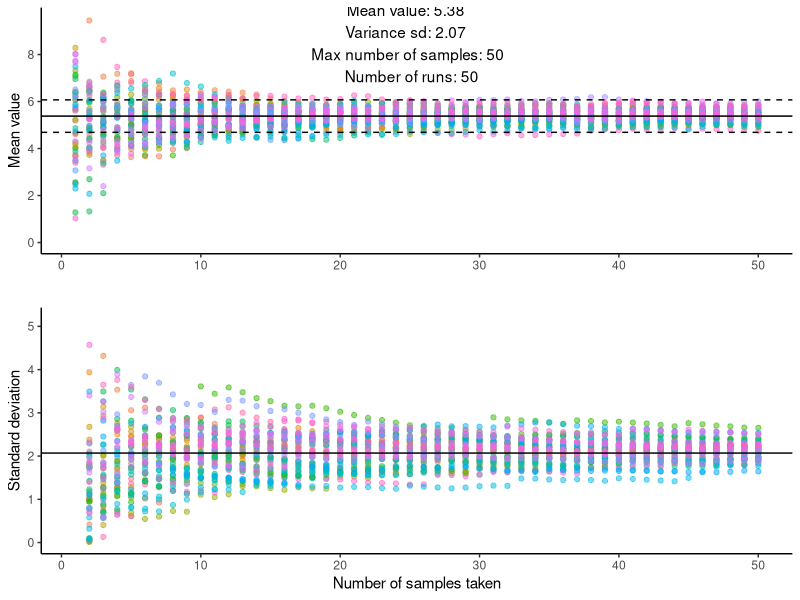

R code for this plot:
library(tidyverse) # run install.packages('tidyverse') in the console if you don't have it installed
library(TTR)  #run install.packages('TTR') in the console if you don't have it installed
library(gridExtra)


# Imput settings ----------------------------------------------------------


Mean_average  <-5.38     #The average used in the model
Variance_sd <-2.07       #The sd used in the model
Number_of_samples <- 50  #The maximum number of samples
Number_of_runs <- 50    #Number of times to run the model
Number_of_samples_acctually_taken  <- NaN #The number of samples actually taken, adds a vertical line for them in the graph, remove it by setting it to NaN




# Defining dataframes -----------------------------------------------------


Raw_dataframe <- data.frame(matrix(0, ncol = Number_of_runs, nrow = Number_of_samples))  #Create a dataframe for the simulated data
Sliding_mean <-data.frame(matrix(0, ncol = Number_of_runs, nrow = Number_of_samples)) #Create a dataframe for the sliding average
Sliding_sd <-data.frame(matrix(0, ncol = Number_of_runs, nrow = Number_of_samples)) #Creating a dataframe for the slding sd, right now im not using the sd 



# Create mock data --------------------------------------------------------


for (i in 1:Number_of_samples) {
  
  
  Raw_dataframe[i,]<- rnorm(Number_of_runs, mean=Mean_average, sd=Variance_sd)  #Create the simulated data 100 tines for the length of the empty dataframe
  
  }




# Calculated sliding average ----------------------------------------------



for (i in 1:Number_of_runs) { 
  
  Sliding_mean[,i]  <- runMean(Raw_dataframe[,i], n=1, cumulative = TRUE) #Create the sliding mean, cumulative adds the new number each time, n determines when the firs value should be 
  Sliding_sd[,i] <- runSD(Raw_dataframe[,i], n=1, cumulative = TRUE) #same but for sd
  
}




# Reformat data for ggplot  -----------------------------------------------


data_long <- gather(Sliding_mean)  #this rearange the data to a format that can acctually be plotted
data_long$n_sample <- rep(1:Number_of_samples, times=Number_of_runs) # This adds the number of samples that is used for the average

data_long_sd <- gather(Sliding_sd)
data_long_sd$n_sample <- rep(1:Number_of_samples, times=Number_of_runs)





# Plotalot ----------------------------------------------------------------

#Plot average
Figure_a <- ggplot(data_long, aes(x=n_sample, y=value, color=key))+  #it is okay to get a error message that they removed rows equl to the number of runs (its becouse the first average is blank)
  geom_point(show.legend = FALSE, alpha=0.5)+
  geom_vline(aes(xintercept=Number_of_samples_acctually_taken), color="blue")+ #Enable this line and set the value of samples used to show that on the graph 
  geom_hline(aes(yintercept=Mean_average))+
  geom_hline(aes(yintercept=Mean_average-(Variance_sd/3)), linetype="dashed")+  ##The errorbars are 1/3 of sd, to line up with the final derivation, might want to change that
  geom_hline(aes(yintercept=Mean_average+(Variance_sd/3)),linetype="dashed")+
  scale_y_continuous(limits = c(0,Mean_average+Variance_sd*2), n.breaks = 7)+
  xlab(" ")+
  ylab("Mean value")+
  theme_classic()+
  annotate("text", x = Number_of_samples/2, y = Mean_average+Variance_sd*1.5, label = paste("Mean value:",Mean_average,  #This adds the values assigned as the settings for the model, the paste comand ties it together
                                                                                         "\ \nVariance sd:", Variance_sd, #\ \n in a string makes a new row, note the spaces between \ \!
                                                                                         "\ \n Max number of samples:", Number_of_samples,
                                                                                         "\ \n Number of runs:", Number_of_runs))
  

#Plot sd

Figure_sd <- ggplot(data_long_sd, aes(x=n_sample, y=value, color=key))+  #it is okay to get a error message that they removed rows equl to the number of runs (its becouse the first average is blank)
  geom_point(show.legend = FALSE, alpha=0.5)+
  geom_vline(aes(xintercept=Number_of_samples_acctually_taken), color="blue")+ #Enable this line and set the value of samples used to show that on the graph 
  geom_hline(aes(yintercept=Variance_sd))+
  scale_y_continuous(limits = c(0,Variance_sd*2.5), n.breaks = 7)+
  xlab("Number of samples taken")+
  ylab("Standard deviation")+
  theme_classic()


#Show them both in one figure
grid.arrange(Figure_a,Figure_sd)

#Lugol_stats <- data.frame("Experiment"= c("EXP","STAT","LSTAT_NH4", "LSTAT_NO3"), "Mean_c_length" = c(5.3807, 3.8943, NaN, NaN), "Variance_c_length" = c(2.0677, 1.6253,NaN,NaN))
